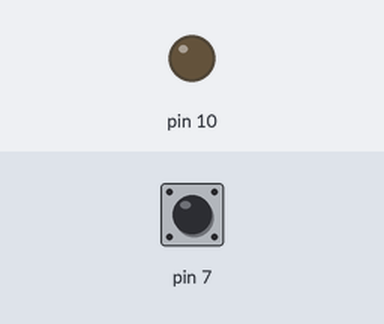
The sketch below on a simulated Arduino Uno, built with avr-gcc and run on an emulated ATmega328P. On the bench: output pins drawn as LEDs (lit = HIGH). Dashed ring = blinking. The inputs (shaded band) are chosen by the test bench; at power-on: pin 7 HIGH.

Above: at 1.2 s.
1.3 s: pin 7 pulled LOW for 3.2 s
At 1.9 s:
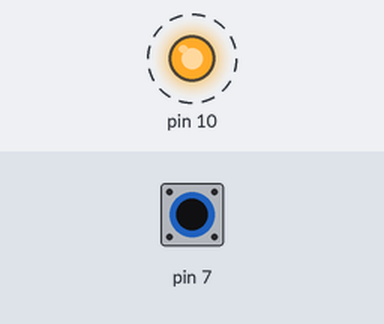
Timing chart, 0 to 5.5 s (numbered marks = the images above; inputs shaded):
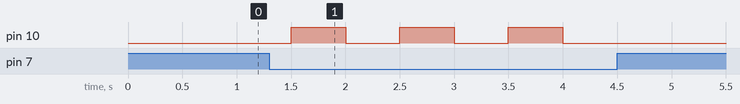

The sketch:

tasks20and500ms.ino
```cpp
unsigned long current_val_ms;
unsigned long task20_ms=0;
unsigned long task500_ms=0;

#define TASK_20MS_ACTIVE 60
#define TASK_500MS_ACTIVE 500

int switch_state=0;
int led_state=0;

void setup() {
  // put your setup code here, to run once:
  pinMode(7,INPUT_PULLUP);
  pinMode(10,OUTPUT);
}

void loop() {
  // put your main code here, to run repeatedly:
  current_val_ms=millis();

  //20ms task
  if((current_val_ms - task20_ms)>=TASK_20MS_ACTIVE)
  {
    task20_ms = current_val_ms;
    if(digitalRead(7)==LOW)
  {
    switch_state = 1;
  }
  else
  {
    switch_state = 0;
  }
  }

  //500ms task
  if((current_val_ms - task500_ms)>=TASK_500MS_ACTIVE)
  {
    task500_ms = current_val_ms;
    if(switch_state==1)
    {
      led_state=led_state^1;
      digitalWrite(10,led_state);
      switch_state--;
    }
   else
   {
    digitalWrite(10,LOW);
   }
  }
}
```

led.c
```cpp
#include<Arduino.h>
//void Led_State(int);
void Led_State(int state)
{
    digitalWrite(10,state);
}
```

switch.c
```cpp
#include<Arduino.h>
#include "switch_pub.h"
int is_switch_pressed(void)
{
    int switch_pressed = false;
    if(digitalRead(7) == LOW)
    {
       switch_pressed = true;
    }
else
    {
       switch_pressed = false;
    }
    return switch_pressed;
}
```

switch_pub.h
```cpp
#if defined( __cplusplus )
#define EXTERN extern "C"
#else
#define EXTERN
#endif

EXTERN int is_switch_pressed(void);
```

Measured:
- after the input at 1.3 s, pin 10: alternates HIGH for 0.50 s and LOW for 0.50 s, 6 changes in all, then stays LOW, starting after 0.20 s
